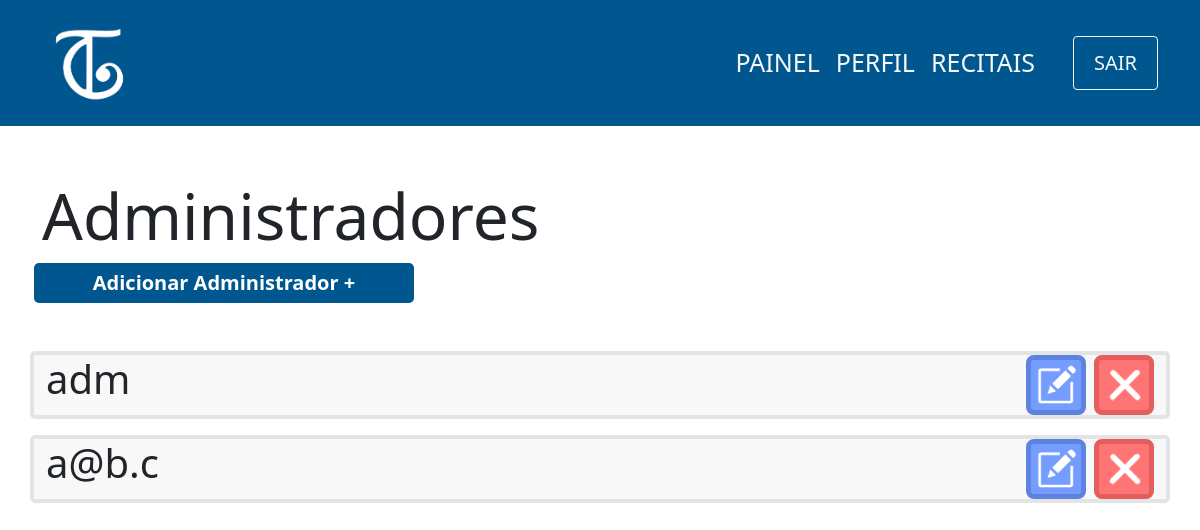
Page /view/adm/index.php (signed in) on the earlier database version.
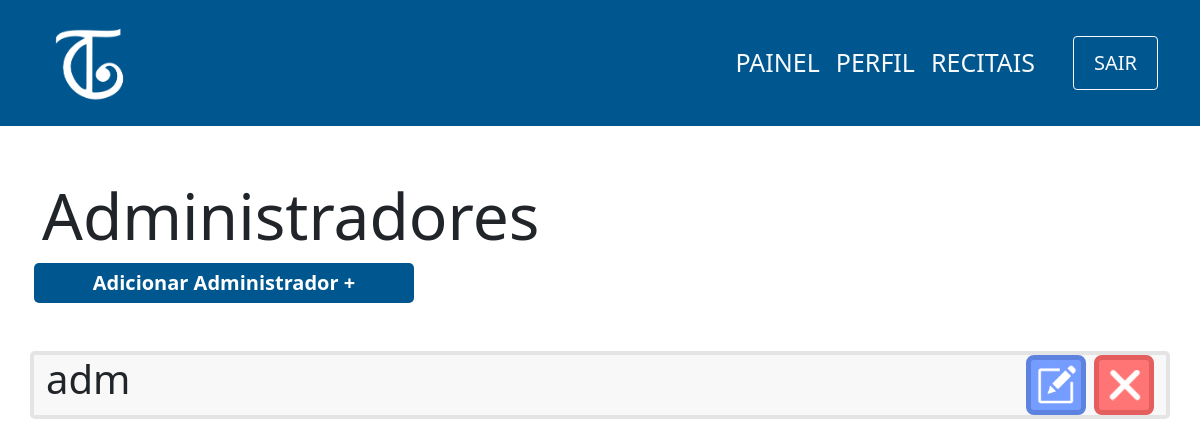
Same page on the later database version.
### tables this page shows
CREATE TABLE administrador(
                id INTEGER PRIMARY KEY,
                senha varchar(100) not null,
                email varchar(100) not null
            );

### controller/adm/index.php (called while the page is built)
<?php
    require '../../db/connection.php';
    try {
        $sql=$db->prepare('SELECT * FROM administrador');
        $sql->execute();
        $admins=$sql->fetchAll(PDO::FETCH_ASSOC);
    } catch (PDOException $e) {
        echo 'Erro ao executar comando no banco de dados: ' . $e->getMessage();
        exit();
    }
?>

### view/adm/index.php (the view)
<?php
    include '../../layouts/navbar.php';
    include '../../controller/adm/index.php';
?>
<div class="container">
    <div class="row mt-5">
        <h1 class="mt-1 display-3">Administradores</h1>
        <span class="btn-principal col-md-4 col-sm-12 mx-1 text-center mb-5" onclick="location.href='cadastro.php'">
            <a>Adicionar Administrador +</a>
        </span>
        <?php
            foreach($admins as $admin){
                echo'
                    <div class="col-12 card d-flex flex-row mb-3 justify-content-between">
                        <div class="d-flex flex-column">
                            <p class="m-0 display-6">'.$admin['email'].'</p>
                        </div>
                        <div class="d-flex align-items-center">
                            <button onclick="location.href=\'edit.php?id='.$admin['id'].'\';" class="btn-editar mx-2">
                                <img src="../../images/edit-icon.png" width=40px>
                            </button>
                            <button onclick="location.href=\'../../controller/adm/delete.php?id='.$admin['id'].'\';" class="btn-remover">
                                <img src="../../images/delete-icon.png" width=40px>
                            </button>
                        </div>
                    </div>
                   ';
            }
        ?>
    </div>
</div>

Differences in the rows shown:
removed administrador: email "a@b.c"
